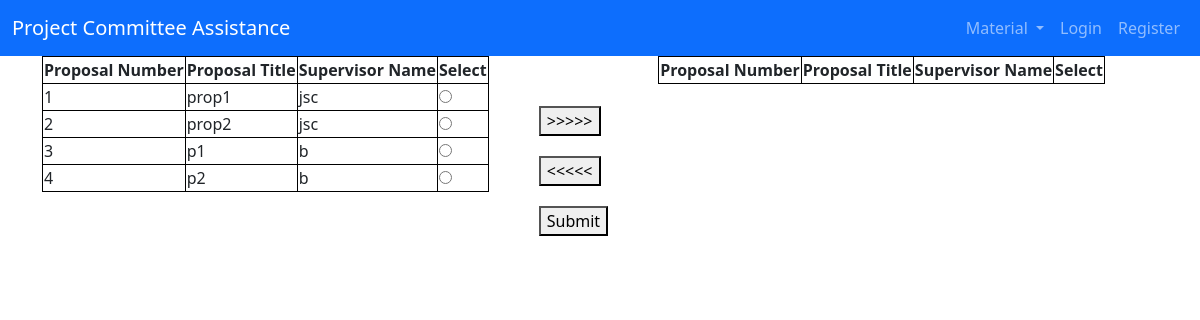
/r, run on the app's committed database.
### app/models.py (models this page shows, shortened)
class Proposal(db.Model):
    id = db.Column(db.Integer, primary_key=True,)
    title = db.Column(db.String(64), index=True, unique=True, nullable=False)
    desc = db.Column(db.String(2064), index=True, nullable=False)
    published = db.Column(db.Boolean, default=False)
    owned = db.Column(db.Boolean, default=False)
    author = db.Column(db.Integer, db.ForeignKey('user.id'))
    holder = db.Column(db.Integer, db.ForeignKey('group.id'))

class User(UserMixin,db.Model):
    id = db.Column(db.Integer, primary_key=True)
    username = db.Column(db.String(64), index=True, unique=True, nullable=False)
    email = db.Column(db.String(120), index=True, unique=True, nullable=False)
    password_hash = db.Column(db.String(128), nullable=False)
    admin = db.Column(db.Boolean, default=False)
    faculty = db.Column(db.Boolean, default=False)
    student = db.Column(db.Boolean, default=False)
    leader = db.Column(db.Boolean, default=False)
    sId = db.Column(db.Integer)
    gpa = db.Column(db.Float)
    member = db.Column(db.Integer, db.ForeignKey('group.id'))
    author = db.relationship('Proposal', backref='user', lazy=True)

### app/routes.py (the view)
@app.route('/r', methods=['GET', 'POST'])
def rank():
    Session = sessionmaker(bind=db.engine)
    session = Session()
    proposals = session.query(Proposal)
    Fmember = session.query(User)
    Arr1 = []
    for proposal in proposals:
        id = proposal.id
        title = proposal.title
        fid = proposal.author
        for fmember in Fmember:
            if fmember.id == fid:
                fName = fmember.username
        Arr1.append(( id,title,fName))
    return render_template('ranking.html', data=Arr1)

### app/templates/ranking.html (shortened to what this page needs)
{% extends "base.html" %}
{% block content %}
<head>
</head>
<body>
    <div class="container">
        <div class="tab">
            <table class ="center" id="table1" border="1" >
                <tr>
                    <th>Proposal Number</th>
                    <th>Proposal Title</th>
                    <th>Supervisor Name</th>
                    <th>Select</th>
                </tr>
                {%for row in data%}
                <tr>
                    {%for cell in row%}
                    <td>{{ cell }}</td>
                    {% endfor %}
                    <td><input type="radio" name="check-tab1"></td>
                </tr>
                {% endfor %}
            </table>
        </div>
        <div class="tab tab-btn">
            <button onclick="tab1_To_tab2();">>>>>></button>
            <button onclick="tab2_To_tab1();"><<<<<</button>
            <button onclick="submit();">Submit</button>
        </div>
        <div class="tab">
            <table class ="center" id="table2" border="1">
                <tr>
                    <th>Proposal Number</th>
                    <th>Proposal Title</th>
                    <th>Supervisor Name</th>
                    <th>Select</th>
                </tr>
            </table>
        </div>
    </div>
</body>
{% endblock %}

### app/templates/base.html (shortened to what this page needs)
<!DOCTYPE html>
<html>
    <head>
        <link href="https://cdn.jsdelivr.net/npm/bootstrap@5.3.0-alpha1/dist/css/bootstrap.min.css" rel="stylesheet">
    </head>
    <body>
        <nav class="navbar navbar-expand-lg navbar-dark bg-primary">
            <div class="container-fluid">
              <a class="navbar-brand" href="{{ url_for('index') }}">Project Committee Assistance</a>
              <div class="collapse navbar-collapse" id="navbarSupportedContent">
                <ul class="navbar-nav ms-auto mb-2 mb-lg-0">
                  <li class="nav-item dropdown">
                    <a class="nav-link dropdown-toggle" href="#" role="button" data-bs-toggle="dropdown" aria-expanded="false">
                      Material
                    </a>
                  </li>
                  {% if current_user.is_anonymous %}
                  <li class="nav-item">
                    <a class="nav-link" href="{{ url_for('loginChoice') }}" >Login</a>
                  </li>
                  <li class="nav-item">
                    <a class="nav-link" href="{{ url_for('registerChoice') }}" >Register</a>
                  </li>
                {% endif %}
                </ul>
              </div>
            </div>
          </nav>
        {% block content %}{% endblock %}
    </body>
</html>

### app/templates/ranking.html (style rules this page uses)
table, th, td { border: 1px solid black; border-collapse: collapse; }
table.center { margin-left: auto; margin-right: auto; }
.container { overflow: hidden }
.tab { float: left }
.tab-btn { margin: 50px; }
button { display:block;margin-bottom: 20px; }
tr { transition:all .25s ease-in-out }

### data on the page
Proposal: title "prop1"
User: username "jsc"
Proposal: title "prop2"
Proposal: row "3" "b", title "p1"
Proposal: row "4" "b", title "p2"

### other printed values
{{ cell }} "1" "2"
